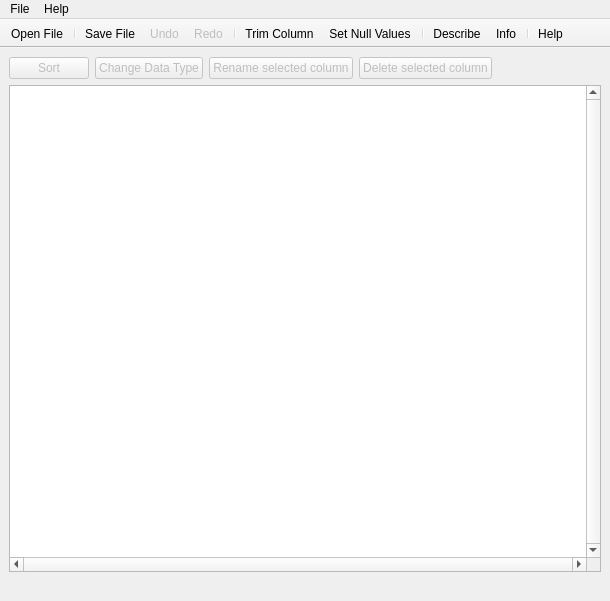
<?xml version="1.0" encoding="UTF-8"?>
<ui version="4.0">
 <class>MainWindow</class>
 <widget class="QMainWindow" name="MainWindow">
  <property name="windowModality">
   <enum>Qt::ApplicationModal</enum>
  </property>
  <property name="geometry">
   <rect>
    <x>0</x>
    <y>0</y>
    <width>610</width>
    <height>601</height>
   </rect>
  </property>
  <property name="windowTitle">
   <string>Data Preparation Tool</string>
  </property>
  <widget class="QWidget" name="centralwidget">
   <layout class="QVBoxLayout" name="verticalLayout">
    <item>
     <layout class="QHBoxLayout" name="horizontalLayout">
      <item>
       <widget class="QPushButton" name="btnSort">
        <property name="enabled">
         <bool>false</bool>
        </property>
        <property name="toolTip">
         <string>Sort the currently selected column (A-Z or 0-9)</string>
        </property>
        <property name="text">
         <string>Sort</string>
        </property>
        <property name="iconSize">
         <size>
          <width>24</width>
          <height>24</height>
         </size>
        </property>
       </widget>
      </item>
      <item>
       <widget class="QPushButton" name="btnChangeType">
        <property name="enabled">
         <bool>false</bool>
        </property>
        <property name="text">
         <string>Change Data Type</string>
        </property>
        <property name="iconSize">
         <size>
          <width>24</width>
          <height>24</height>
         </size>
        </property>
       </widget>
      </item>
      <item>
       <widget class="QPushButton" name="btnRename">
        <property name="enabled">
         <bool>false</bool>
        </property>
        <property name="toolTip">
         <string extracomment="Sets the column with text to be searched. Select a column below and click this button to set it."/>
        </property>
        <property name="text">
         <string>Rename selected column</string>
        </property>
       </widget>
      </item>
      <item>
       <widget class="QPushButton" name="btnDropCol">
        <property name="enabled">
         <bool>false</bool>
        </property>
        <property name="toolTip">
         <string extracomment="Tags all rows with a single column (Keyword). All keywords will appear here seperated by a comma."/>
        </property>
        <property name="text">
         <string>Delete selected column</string>
        </property>
       </widget>
      </item>
      <item>
       <spacer name="horizontalSpacer">
        <property name="orientation">
         <enum>Qt::Horizontal</enum>
        </property>
        <property name="sizeHint" stdset="0">
         <size>
          <width>40</width>
          <height>20</height>
         </size>
        </property>
       </spacer>
      </item>
     </layout>
    </item>
    <item>
     <widget class="QTableWidget" name="tableWidget">
      <property name="verticalScrollBarPolicy">
       <enum>Qt::ScrollBarAlwaysOn</enum>
      </property>
      <property name="horizontalScrollBarPolicy">
       <enum>Qt::ScrollBarAlwaysOn</enum>
      </property>
      <property name="editTriggers">
       <set>QAbstractItemView::DoubleClicked</set>
      </property>
      <property name="selectionMode">
       <enum>QAbstractItemView::SingleSelection</enum>
      </property>
      <property name="wordWrap">
       <bool>true</bool>
      </property>
      <attribute name="horizontalHeaderCascadingSectionResizes">
       <bool>false</bool>
      </attribute>
     </widget>
    </item>
    <item>
     <widget class="QLabel" name="lblUpdate">
      <property name="text">
       <string/>
      </property>
      <property name="openExternalLinks">
       <bool>true</bool>
      </property>
     </widget>
    </item>
   </layout>
  </widget>
  <widget class="QMenuBar" name="menubar">
   <property name="geometry">
    <rect>
     <x>0</x>
     <y>0</y>
     <width>610</width>
     <height>21</height>
    </rect>
   </property>
   <widget class="QMenu" name="menuOpen">
    <property name="title">
     <string>File</string>
    </property>
    <addaction name="act_open"/>
    <addaction name="separator"/>
    <addaction name="act_quit"/>
   </widget>
   <widget class="QMenu" name="menuHelp">
    <property name="title">
     <string>Help</string>
    </property>
    <addaction name="act_about"/>
   </widget>
   <addaction name="menuOpen"/>
   <addaction name="menuHelp"/>
  </widget>
  <widget class="QToolBar" name="toolBar">
   <property name="windowTitle">
    <string>toolBar</string>
   </property>
   <property name="movable">
    <bool>false</bool>
   </property>
   <property name="toolButtonStyle">
    <enum>Qt::ToolButtonTextUnderIcon</enum>
   </property>
   <attribute name="toolBarArea">
    <enum>TopToolBarArea</enum>
   </attribute>
   <attribute name="toolBarBreak">
    <bool>false</bool>
   </attribute>
   <addaction name="menu_openFile"/>
   <addaction name="separator"/>
   <addaction name="menu_save"/>
   <addaction name="menu_undo"/>
   <addaction name="menu_redo"/>
   <addaction name="separator"/>
   <addaction name="menu_trim"/>
   <addaction name="menu_nullVals"/>
   <addaction name="separator"/>
   <addaction name="menu_desc"/>
   <addaction name="menu_info"/>
   <addaction name="separator"/>
   <addaction name="menu_help"/>
  </widget>
  <action name="act_open">
   <property name="text">
    <string>Open</string>
   </property>
  </action>
  <action name="act_quit">
   <property name="text">
    <string>Exit</string>
   </property>
  </action>
  <action name="act_trim">
   <property name="checkable">
    <bool>false</bool>
   </property>
   <property name="enabled">
    <bool>false</bool>
   </property>
   <property name="text">
    <string>Trim Columns</string>
   </property>
   <property name="toolTip">
    <string>Trim Column Data</string>
   </property>
  </action>
  <action name="act_clearTable">
   <property name="enabled">
    <bool>false</bool>
   </property>
   <property name="text">
    <string>Clear Table</string>
   </property>
  </action>
  <action name="act_about">
   <property name="text">
    <string>About</string>
   </property>
  </action>
  <action name="menu_openFile">
   <property name="text">
    <string>Open File</string>
   </property>
  </action>
  <action name="menu_trim">
   <property name="text">
    <string>Trim Column</string>
   </property>
   <property name="toolTip">
    <string>Trim Column Data</string>
   </property>
  </action>
  <action name="menu_nullVals">
   <property name="text">
    <string>Set Null Values</string>
   </property>
   <property name="toolTip">
    <string>Set Null Values</string>
   </property>
  </action>
  <action name="actionClear_Null_Values">
   <property name="text">
    <string>Set null values</string>
   </property>
  </action>
  <action name="actionTrim_digits">
   <property name="enabled">
    <bool>false</bool>
   </property>
   <property name="text">
    <string>Trim digits</string>
   </property>
  </action>
  <action name="menu_save">
   <property name="text">
    <string>Save File</string>
   </property>
   <property name="toolTip">
    <string>Save File</string>
   </property>
  </action>
  <action name="menu_undo">
   <property name="enabled">
    <bool>false</bool>
   </property>
   <property name="text">
    <string>Undo</string>
   </property>
   <property name="toolTip">
    <string>Undo last changes</string>
   </property>
  </action>
  <action name="menu_redo">
   <property name="enabled">
    <bool>false</bool>
   </property>
   <property name="text">
    <string>Redo</string>
   </property>
   <property name="toolTip">
    <string>Redo last changes</string>
   </property>
  </action>
  <action name="menu_desc">
   <property name="text">
    <string>Describe</string>
   </property>
   <property name="toolTip">
    <string>Describe dataset</string>
   </property>
  </action>
  <action name="menu_info">
   <property name="text">
    <string>Info</string>
   </property>
   <property name="toolTip">
    <string>Info</string>
   </property>
  </action>
  <action name="menu_help">
   <property name="text">
    <string>Help</string>
   </property>
   <property name="toolTip">
    <string>Open the user guide on GitHub in the default browser</string>
   </property>
  </action>
 </widget>
 <resources/>
 <connections/>
</ui>
